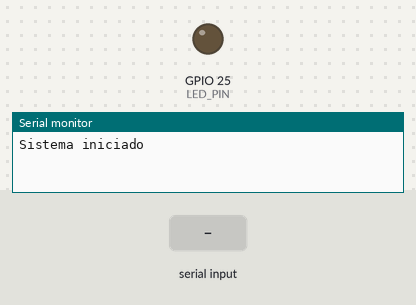
The sketch below on a simulated ESP32. Shown: output pins drawn as LEDs (lit = HIGH), the last lines printed to the serial monitor. The test bench sets the inputs (shaded band).

Above: at 1.2 s.
1.3 s: "1" received over Serial
At 1.9 s:
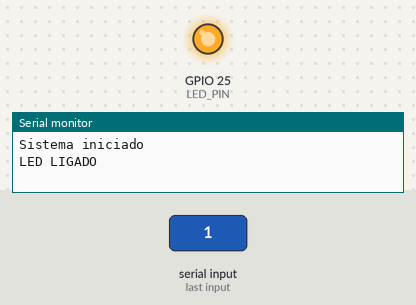
2.8 s: "0" received over Serial
At 3.1 s:
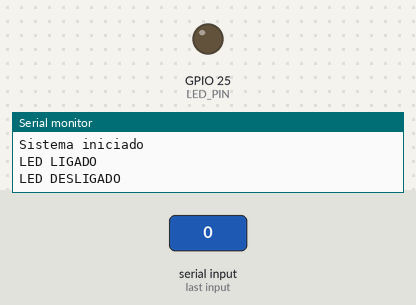
Timing chart, 0 to 5.8 s (numbered marks = the images above; inputs shaded):
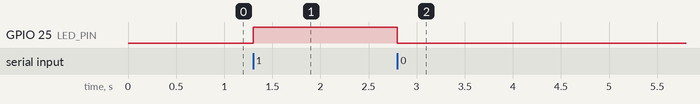

The sketch:

led_test2.ino
```cpp
#define LED_PIN 25

void ligarLED() {
  digitalWrite(LED_PIN, HIGH);
  Serial.println("LED LIGADO");
}

void desligarLED() {
  digitalWrite(LED_PIN, LOW);
  Serial.println("LED DESLIGADO");
}

void setup() {
  pinMode(LED_PIN, OUTPUT);
  Serial.begin(115200);
  Serial.println("Sistema iniciado");
}

void loop() {
  if (Serial.available()) {
    char comando = Serial.read();

    if (comando == '1') {
      ligarLED();
    }

    if (comando == '0') {
      desligarLED();
    }
  }
}
```

Measured:
- after the input at 1.3 s, GPIO 25 (LED_PIN): LOW → HIGH at once
- after the input at 2.8 s, GPIO 25 (LED_PIN): HIGH → LOW at once
